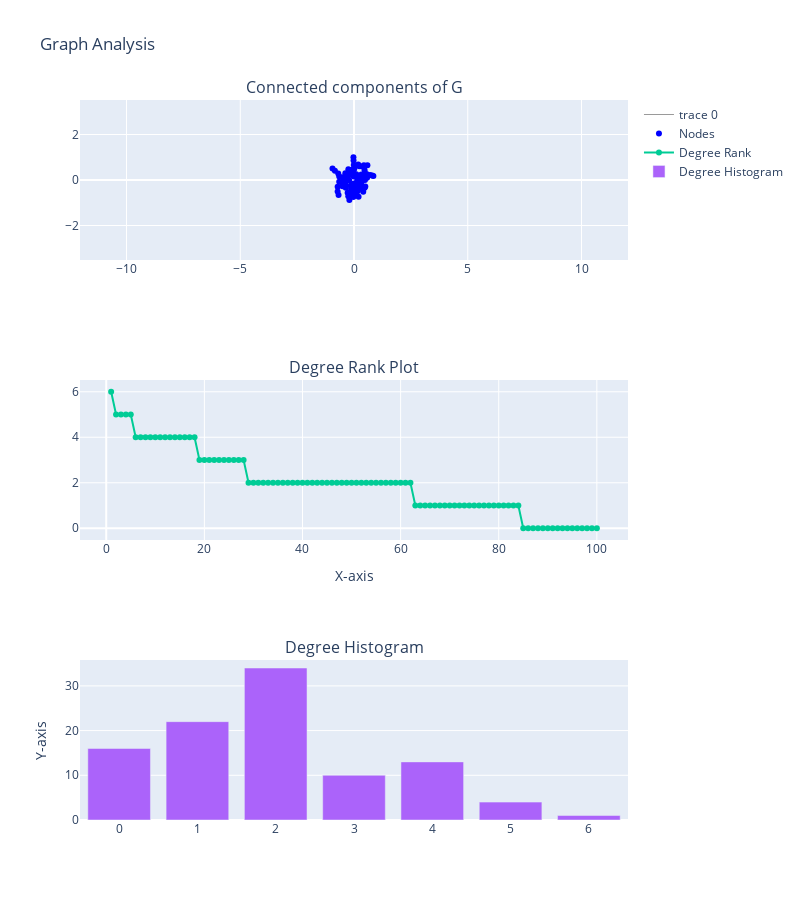

Notebook code for this chart:
### Code cell
import networkx as nx
import numpy as np
import plotly.graph_objects as go
from plotly.subplots import make_subplots

# Generate the random graph
G = nx.gnp_random_graph(100, 0.02, seed=10374196)

# Degree sequence
degree_sequence = sorted((d for n, d in G.degree()), reverse=True)

# Create the connected component
Gcc = G.subgraph(sorted(nx.connected_components(G), key=len, reverse=True)[0])
pos = nx.spring_layout(Gcc, seed=10396953)

# Create a subplot figure
fig = make_subplots(
    rows=3, cols=1,
    specs=[[{'type': 'scatter'}],
           [{'type': 'scatter'}],
           [{'type': 'bar'}]],
    subplot_titles=("Connected components of G", "Degree Rank Plot", "Degree Histogram")
)

# Add edges to the first subplot
edge_x = []
edge_y = []
for edge in Gcc.edges():
    x0, y0 = pos[edge[0]]
    x1, y1 = pos[edge[1]]
    edge_x.append(x0)
    edge_x.append(x1)
    edge_x.append(None)  # break the line
    edge_y.append(y0)
    edge_y.append(y1)
    edge_y.append(None)  # break the line

# Add nodes to the first subplot
node_x = [pos[node][0] for node in Gcc.nodes()]
node_y = [pos[node][1] for node in Gcc.nodes()]

# Add edges and nodes to the figure
fig.add_trace(go.Scatter(x=edge_x, y=edge_y, mode='lines', line=dict(width=0.4, color='black'), hoverinfo='none'), row=1, col=1)
fig.add_trace(go.Scatter(x=node_x, y=node_y, mode='markers', marker=dict(size=6, color='blue'), name='Nodes'), row=1, col=1)

# Add degree rank plot to the second subplot
fig.add_trace(go.Scatter(x=list(range(1, len(degree_sequence) + 1)), y=degree_sequence, mode='markers+lines', name='Degree Rank'), row=2, col=1)

# Create degree histogram data
degree_counts = np.unique(degree_sequence, return_counts=True)

# Add degree histogram to the third subplot
fig.add_trace(go.Bar(x=degree_counts[0], y=degree_counts[1], name='Degree Histogram'), row=3, col=1)

# Update layout for the figure
fig.update_layout(title_text="Graph Analysis", height=900, width=800)

# Set aspect ratio for the first two subplots
fig.update_yaxes(scaleanchor="x", row=1, col=1)  # Anchor y-axis to x-axis for first subplot
fig.update_yaxes(scaleanchor="x", row=2, col=1)  # Anchor y-axis to x-axis for second subplot

# Magnify the first subplot by adjusting the x and y axis ranges
x_range = [-1.5, 1.5]  # Adjust this range as needed for magnification
y_range = [-1.5, 1.5]  # Adjust this range as needed for magnification
fig.update_xaxes(range=x_range, row=1, col=1)  # Set x-axis range for the first subplot
fig.update_yaxes(range=y_range, row=1, col=1)  # Set y-axis range for the first subplot

# Update axes titles
fig.update_xaxes(title_text="X-axis", row=2, col=1)  # X-axis title for degree rank plot
fig.update_yaxes(title_text="Y-axis", row=3, col=1)  # Y-axis title for degree histogram

# Show the figure
fig.show()

### Figure 1 — Plotly figure (JSON) as saved in the notebook; plotly's stock layout.template omitted (floating-point values rounded to 4 significant figures; data arrays with more than 128 entries replaced by an {"elided": "..."} marker saying what was removed)
{"data": [{"hoverinfo": "none", "line": {"color": "black", "width": 0.4}, "mode": "lines", "type": "scatter", "x": {"elided": "288 float values"}, "xaxis": "x", "y": {"elided": "288 float values"}, "yaxis": "y"}, {"marker": {"color": "blue", "size": 6}, "mode": "markers", "name": "Nodes", "type": "scatter", "x": [0.01632, 0.2337, 0.01425, -0.2641, -0.2135, -0.1295, -0.1776, -0.08769, -0.02468, 0.6505, -0.6788, -0.7194, 0.5042, -0.1659, -0.1553, -0.00975, -0.9448, 0.1687, 0.4698, -0.2511, -0.2809, 0.4658, -0.3637, -0.2862, -0.394, 0.2251, 0.3988, -0.3428, 0.3253, 0.2011, 0.09159, -0.5042, -0.5233, 0.2151, -0.3809, 0.8013, 0.7079, 0.5896, -0.1316, 0.1088, -0.1401, 0.2292, 0.3256, -0.3857, 0.4966, 0.002229, -0.01528, -0.02903, -0.2032, -0.5065, 0.3541, 0.09746, -0.1742, -0.0201, 0.4353, -0.09961, -0.2478, 0.1365, 0.1495, 0.4422, 0.4064, 0.331, 0.8528, 0.5732, -0.2592, -0.03661, -0.6929, -0.6502, -0.72, 0.3449, -0.6506, -0.02867, 0.1841, 0.5494, 0.4824, 0.1411, -0.07494, 0.08181, -0.8393], "xaxis": "x", "y": [-0.4094, 0.08492, 0.4996, 0.05684, -0.01357, -0.217, -0.7192, 0.4476, 1, 0.1928, -0.6568, -0.2977, 0.2137, 0.3889, 0.2754, 0.6639, 0.5068, -0.4815, -0.3454, -0.7181, -0.5583, 0.4318, -0.3433, 0.1732, 0.07949, -0.3156, 0.004369, -0.2517, -0.3796, -0.7318, -0.3684, 0.1245, -0.1222, -0.1906, 0.2955, 0.1939, 0.217, 0.651, -0.3935, -0.5347, 0.429, 0.6058, 0.2438, -0.09059, -0.2888, -0.1538, 0.1495, -0.7436, -0.8743, -0.2765, 0.5968, 0.2557, -0.5877, 0.8601, 0.6501, 0.3624, 0.4707, -0.0754, 0.03426, 0.184, -0.5192, -0.06142, 0.1802, 0.1017, 0.1961, -0.5149, 0.2808, 0.1591, -0.5005, -0.2455, -0.0793, 0.3744, 0.6857, 0.2621, 0.005079, -0.1252, -0.1919, -0.6233, 0.4118], "yaxis": "y"}, {"mode": "markers+lines", "name": "Degree Rank", "type": "scatter", "x": [1, 2, 3, 4, 5, 6, 7, 8, 9, 10, 11, 12, 13, 14, 15, 16, 17, 18, 19, 20, 21, 22, 23, 24, 25, 26, 27, 28, 29, 30, 31, 32, 33, 34, 35, 36, 37, 38, 39, 40, 41, 42, 43, 44, 45, 46, 47, 48, 49, 50, 51, 52, 53, 54, 55, 56, 57, 58, 59, 60, 61, 62, 63, 64, 65, 66, 67, 68, 69, 70, 71, 72, 73, 74, 75, 76, 77, 78, 79, 80, 81, 82, 83, 84, 85, 86, 87, 88, 89, 90, 91, 92, 93, 94, 95, 96, 97, 98, 99, 100], "xaxis": "x2", "y": [6, 5, 5, 5, 5, 4, 4, 4, 4, 4, 4, 4, 4, 4, 4, 4, 4, 4, 3, 3, 3, 3, 3, 3, 3, 3, 3, 3, 2, 2, 2, 2, 2, 2, 2, 2, 2, 2, 2, 2, 2, 2, 2, 2, 2, 2, 2, 2, 2, 2, 2, 2, 2, 2, 2, 2, 2, 2, 2, 2, 2, 2, 1, 1, 1, 1, 1, 1, 1, 1, 1, 1, 1, 1, 1, 1, 1, 1, 1, 1, 1, 1, 1, 1, 0, 0, 0, 0, 0, 0, 0, 0, 0, 0, 0, 0, 0, 0, 0, 0], "yaxis": "y2"}, {"name": "Degree Histogram", "type": "bar", "x": [0, 1, 2, 3, 4, 5, 6], "xaxis": "x3", "y": [16, 22, 34, 10, 13, 4, 1], "yaxis": "y3"}], "layout": {"annotations": [{"font": {"size": 16}, "showarrow": false, "text": "Connected components of G", "x": 0.5, "xanchor": "center", "xref": "paper", "y": 1, "yanchor": "bottom", "yref": "paper"}, {"font": {"size": 16}, "showarrow": false, "text": "Degree Rank Plot", "x": 0.5, "xanchor": "center", "xref": "paper", "y": 0.6111, "yanchor": "bottom", "yref": "paper"}, {"font": {"size": 16}, "showarrow": false, "text": "Degree Histogram", "x": 0.5, "xanchor": "center", "xref": "paper", "y": 0.2222, "yanchor": "bottom", "yref": "paper"}], "height": 900, "title": {"text": "Graph Analysis"}, "width": 800, "xaxis": {"anchor": "y", "domain": [0, 1], "range": [-1.5, 1.5]}, "xaxis2": {"anchor": "y2", "domain": [0, 1], "title": {"text": "X-axis"}}, "xaxis3": {"anchor": "y3", "domain": [0, 1]}, "yaxis": {"anchor": "x", "domain": [0.7778, 1], "range": [-1.5, 1.5], "scaleanchor": "x"}, "yaxis2": {"anchor": "x2", "domain": [0.3889, 0.6111], "scaleanchor": "x"}, "yaxis3": {"anchor": "x3", "domain": [0, 0.2222], "title": {"text": "Y-axis"}}}}
